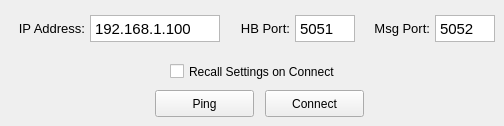
      <widget class="QWidget" name="page_6">
       <widget class="QPushButton" name="pushButton_connect_3">
        <property name="geometry">
         <rect>
          <x>265</x>
          <y>90</y>
          <width>99</width>
          <height>27</height>
         </rect>
        </property>
        <property name="text">
         <string>Connect</string>
        </property>
       </widget>
       <widget class="QTextEdit" name="textEdit_ip_addr_3">
        <property name="enabled">
         <bool>true</bool>
        </property>
        <property name="geometry">
         <rect>
          <x>90</x>
          <y>15</y>
          <width>130</width>
          <height>27</height>
         </rect>
        </property>
        <property name="verticalScrollBarPolicy">
         <enum>Qt::ScrollBarAlwaysOff</enum>
        </property>
        <property name="html">
         <string>&lt;!DOCTYPE HTML PUBLIC &quot;-//W3C//DTD HTML 4.0//EN&quot; &quot;http://www.w3.org/TR/REC-html40/strict.dtd&quot;&gt;
&lt;html&gt;&lt;head&gt;&lt;meta name=&quot;qrichtext&quot; content=&quot;1&quot; /&gt;&lt;style type=&quot;text/css&quot;&gt;
p, li { white-space: pre-wrap; }
&lt;/style&gt;&lt;/head&gt;&lt;body style=&quot; font-family:'Ubuntu'; font-size:11pt; font-weight:400; font-style:normal;&quot;&gt;
&lt;p style=&quot; margin-top:0px; margin-bottom:0px; margin-left:0px; margin-right:0px; -qt-block-indent:0; text-indent:0px;&quot;&gt;192.168.1.100&lt;/p&gt;&lt;/body&gt;&lt;/html&gt;</string>
        </property>
       </widget>
       <widget class="QTextEdit" name="textEdit_msg_port_3">
        <property name="enabled">
         <bool>true</bool>
        </property>
        <property name="geometry">
         <rect>
          <x>435</x>
          <y>15</y>
          <width>60</width>
          <height>27</height>
         </rect>
        </property>
        <property name="verticalScrollBarPolicy">
         <enum>Qt::ScrollBarAlwaysOff</enum>
        </property>
        <property name="html">
         <string>&lt;!DOCTYPE HTML PUBLIC &quot;-//W3C//DTD HTML 4.0//EN&quot; &quot;http://www.w3.org/TR/REC-html40/strict.dtd&quot;&gt;
&lt;html&gt;&lt;head&gt;&lt;meta name=&quot;qrichtext&quot; content=&quot;1&quot; /&gt;&lt;style type=&quot;text/css&quot;&gt;
p, li { white-space: pre-wrap; }
&lt;/style&gt;&lt;/head&gt;&lt;body style=&quot; font-family:'Ubuntu'; font-size:11pt; font-weight:400; font-style:normal;&quot;&gt;
&lt;p style=&quot; margin-top:0px; margin-bottom:0px; margin-left:0px; margin-right:0px; -qt-block-indent:0; text-indent:0px;&quot;&gt;5052&lt;/p&gt;&lt;/body&gt;&lt;/html&gt;</string>
        </property>
       </widget>
       <widget class="QCheckBox" name="checkBox_recall_settings_remote_3">
        <property name="geometry">
         <rect>
          <x>170</x>
          <y>60</y>
          <width>210</width>
          <height>23</height>
         </rect>
        </property>
        <property name="text">
         <string>Recall Settings on Connect</string>
        </property>
       </widget>
       <widget class="QLabel" name="label2_msg_port_3">
        <property name="geometry">
         <rect>
          <x>360</x>
          <y>15</y>
          <width>70</width>
          <height>27</height>
         </rect>
        </property>
        <property name="font">
         <font>
          <pointsize>10</pointsize>
          <underline>false</underline>
         </font>
        </property>
        <property name="text">
         <string>Msg Port:</string>
        </property>
        <property name="alignment">
         <set>Qt::AlignRight|Qt::AlignTrailing|Qt::AlignVCenter</set>
        </property>
       </widget>
       <widget class="QLabel" name="label2_ip_addr_3">
        <property name="geometry">
         <rect>
          <x>5</x>
          <y>15</y>
          <width>80</width>
          <height>27</height>
         </rect>
        </property>
        <property name="font">
         <font>
          <pointsize>10</pointsize>
          <underline>false</underline>
         </font>
        </property>
        <property name="text">
         <string>IP Address:</string>
        </property>
        <property name="alignment">
         <set>Qt::AlignRight|Qt::AlignTrailing|Qt::AlignVCenter</set>
        </property>
       </widget>
       <widget class="QTextEdit" name="textEdit_hb_port_3">
        <property name="enabled">
         <bool>true</bool>
        </property>
        <property name="geometry">
         <rect>
          <x>295</x>
          <y>15</y>
          <width>60</width>
          <height>27</height>
         </rect>
        </property>
        <property name="verticalScrollBarPolicy">
         <enum>Qt::ScrollBarAlwaysOff</enum>
        </property>
        <property name="html">
         <string>&lt;!DOCTYPE HTML PUBLIC &quot;-//W3C//DTD HTML 4.0//EN&quot; &quot;http://www.w3.org/TR/REC-html40/strict.dtd&quot;&gt;
&lt;html&gt;&lt;head&gt;&lt;meta name=&quot;qrichtext&quot; content=&quot;1&quot; /&gt;&lt;style type=&quot;text/css&quot;&gt;
p, li { white-space: pre-wrap; }
&lt;/style&gt;&lt;/head&gt;&lt;body style=&quot; font-family:'Ubuntu'; font-size:11pt; font-weight:400; font-style:normal;&quot;&gt;
&lt;p style=&quot; margin-top:0px; margin-bottom:0px; margin-left:0px; margin-right:0px; -qt-block-indent:0; text-indent:0px;&quot;&gt;5051&lt;/p&gt;&lt;/body&gt;&lt;/html&gt;</string>
        </property>
       </widget>
       <widget class="QLabel" name="label2_hb_port_3">
        <property name="geometry">
         <rect>
          <x>230</x>
          <y>15</y>
          <width>60</width>
          <height>27</height>
         </rect>
        </property>
        <property name="font">
         <font>
          <pointsize>10</pointsize>
          <underline>false</underline>
         </font>
        </property>
        <property name="text">
         <string>HB Port:</string>
        </property>
        <property name="alignment">
         <set>Qt::AlignRight|Qt::AlignTrailing|Qt::AlignVCenter</set>
        </property>
       </widget>
       <widget class="QPushButton" name="pushButton_ping_3">
        <property name="geometry">
         <rect>
          <x>155</x>
          <y>90</y>
          <width>99</width>
          <height>27</height>
         </rect>
        </property>
        <property name="text">
         <string>Ping</string>
        </property>
       </widget>
      </widget>
